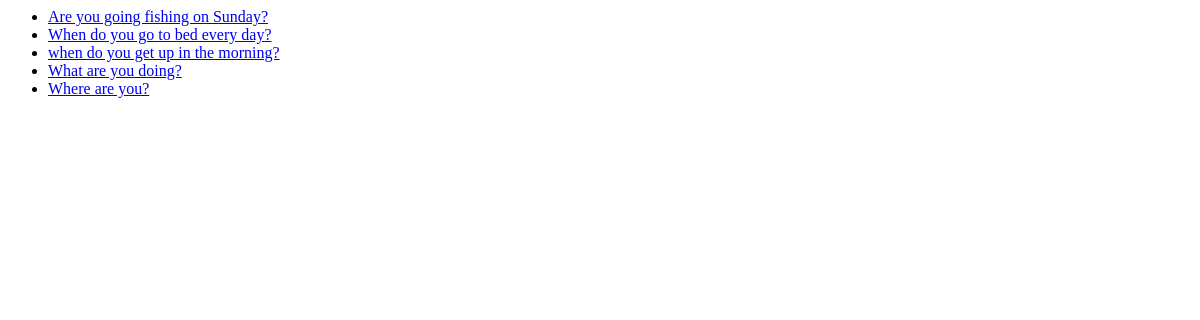
/polls/, run on an earlier commit of the app's database.
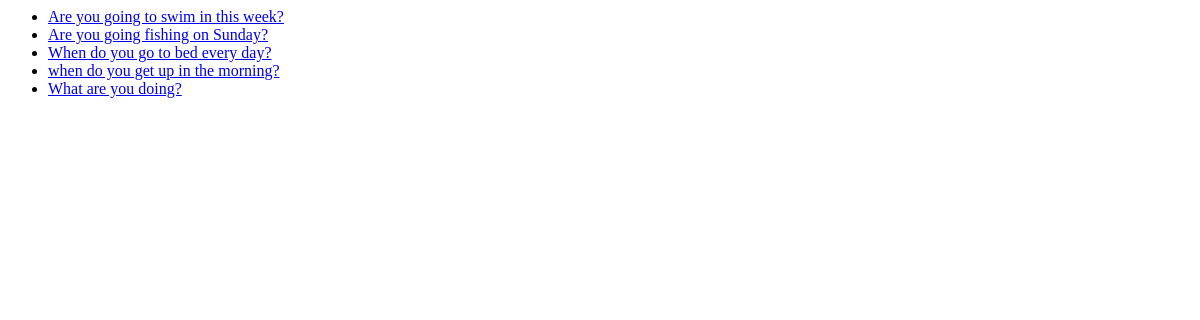
And on a later commit of the database.
### polls/models.py (models this page shows, shortened)
class Question(models.Model):
    question_text = models.CharField(max_length=200)
    pub_date = models.DateTimeField('date published')

### polls/views.py (the view)
# urls.py: path("", views.IndexView.as_view(), name="index"),
class IndexView(generic.ListView):
    template_name = "polls/index.html"
    context_object_name = "latest_question_list"
    def get_queryset(self):
        return Question.objects.filter(pub_date__lte=timezone.now()).order_by("-pub_date")[
               :5
               ]

### polls/templates/polls/index.html
{% if latest_question_list %}
    <ul>
    {% for question in latest_question_list %}
        <li><a href="{% url 'polls:detail' question.id %}">{{ question.question_text }}</a></li>
    {% endfor %}
    </ul>
{% else %}
    <p>No polls are available.</p>
{% endif %}

What changed in the data, as far as the page shows it:
no longer on this page (row unchanged): Question: question_text "Where are you?"
added Question: question_text "Are you going to swim in this week?"
